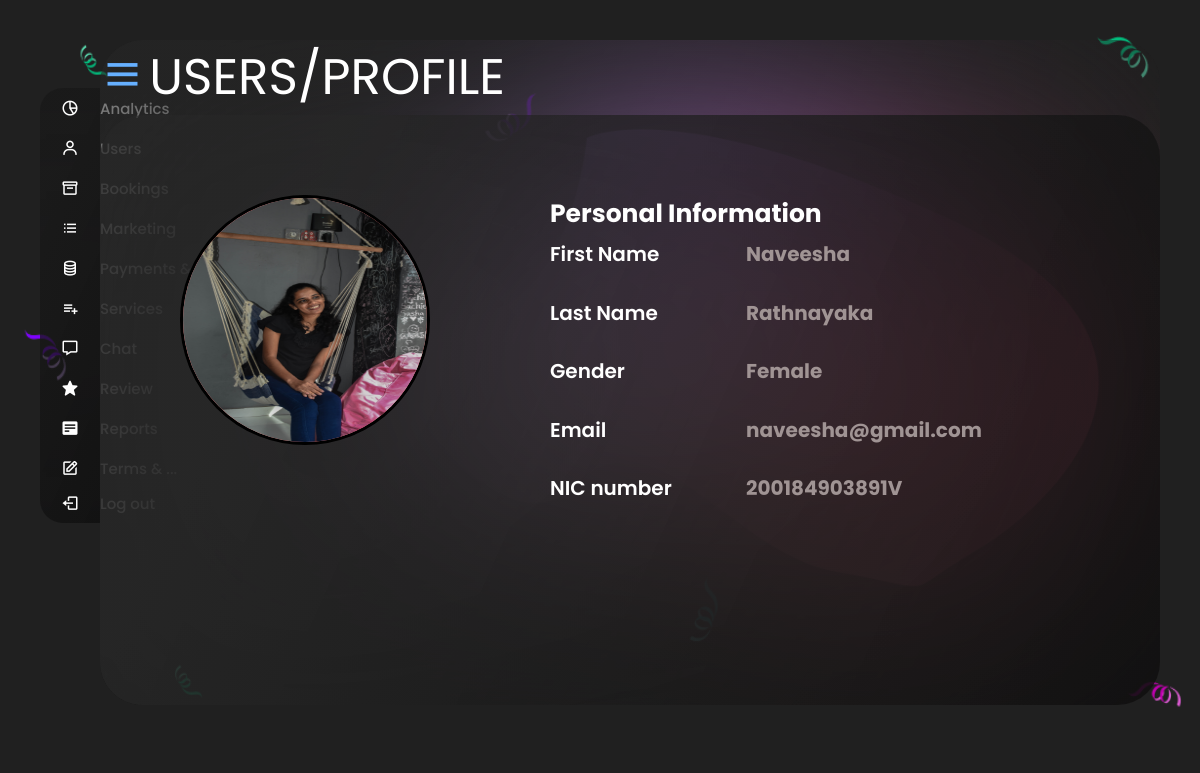
The app's page /adminUserProfile/index/16 (signed in) with its own data.
### tables this page shows
CREATE TABLE `user` (
  `user_id` int(10) NOT NULL,
  `email` varchar(256) NOT NULL,
  `password` varchar(256) NOT NULL,
  `user_type` varchar(20) NOT NULL,
  `f_name` varchar(255) NOT NULL,
  `l_name` varchar(255) NOT NULL,
  `address` varchar(255) NOT NULL,
  `nic` varchar(25) NOT NULL,
  `gender` varchar(25) NOT NULL,
  `profilePicture` varchar(255) NOT NULL
);

### app/controllers/adminUserProfile.php (called while the page is built, shortened)
<?php
class AdminUserProfile extends FrameworkPartyak{
    public function __construct(){
        $this->user = $this->model('adminUserModel');
    }
    public function index($id){
        $data['user'] = $this->user->getUserProfile($id);
        $this->view("admin/UserProfileView",$data);
    }
}

### core/classes/router.php (called while the page is built, shortened)
<?php
class Router
{
    public $method = "index";
    public $params = [];
    public function __construct()
    {
        $url = $this->url();
        if (!empty($url)) {
            if (file_exists("../app/controllers/" . $url[0] . ".php")) {
                unset($url[0]);
            } else {
                echo "$url[0].php not found";
            }
        }
        $this->controller = new $this->controller;
        if (isset($url[1]) && !empty($url[1])) {
            if (method_exists($this->controller, $url[1])) {
                $this->method = $url[1];
                unset($url[1]);
            } else {
                echo "Method " . $url[1] . " not found. ";
            }
        }
        if (isset($url)) {
            $this->params = $url;
        } else {
            $this->params = [];
        }
        call_user_func_array([$this->controller, $this->method], $this->params);
    }
    public function url()
    {
        if (isset($_GET['url'])) {
            $url = $_GET['url'];
            $url = rtrim($url);
            $url = filter_var($url, FILTER_SANITIZE_URL);
            $url = explode("/", $url);
            return $url;
        }
    }
}

### core/init.php (called while the page is built, shortened)
<?php
$router = new Router;

### public/index.php (called while the page is built, shortened)
<?php
include "../core/init.php";

### app/models/adminUserModel.php (called while the page is built, shortened)
<?php
class AdminUserModel extends database
{
    public function getUserProfile($id){
        $query = "SELECT * FROM user where user_id = '$id' LIMIT 1";
        $result = mysqli_query($GLOBALS['db'],$query);
        if(mysqli_num_rows($result) > 0){
            $user = mysqli_fetch_assoc($result);
            return $user;
        }
    }
}

### app/views/admin/userProfileView.php (the view, shortened to what this page needs)
<!DOCTYPE html>
<html lang="en" dir="ltr">
<head>
    <link href='https://unpkg.com/boxicons@2.0.7/css/boxicons.min.css' rel='stylesheet'>
    <link rel="stylesheet" href="https://cdnjs.cloudflare.com/ajax/libs/font-awesome/4.7.0/css/font-awesome.min.css">
</head>
<body>
    <div class="container">
    <?php
            $user = $data['user'];
        ?>
        <section class="home-section">
            <div class="sidebar-button">
                <i class='bx bx-menu sidebarBtn' id="iconMenu"></i>
                <span class="dashboard">USERS/PROFILE</span>
            </div>
            <div class="home-content">
                <div class="profile_pic">
                    <div class="image">
                    <img src="<?php echo BASEURL; ?>/public/img/userImages/<?php if ($user['profilePicture']) {
                    echo $user['profilePicture'];
                    }
                    else {
                        echo "pp_default.png";
                    } ?>" >
                    </div>
                </div>
                <div class="profile_details">
                    <?php
                        $user = $data['user'];
                        echo "
                        <div class=\"personal_info\">
                        <a>Personal Information</a>
                        <div class=\"row\">
                            <div class=\"col_name\">
                                <label for=\"fname\">First Name</label>
                            </div>
                            <div class=\"col_data\">
                                <p>$user[f_name]</p>
                            </div>
                        </div>
                        <div class=\"row\">
                            <div class=\"col_name\">
                                <label for=\"lname\">Last Name</label>
                            </div>
                            <div class=\"col_data\">
                                <p>$user[l_name]</p>
                            </div>
                        </div>
                        <div class=\"row\">
                    <div class=\"col_name\">
                        <label for=\"gender\">Gender</label>
                    </div>
                    <div class=\"col_data\">
                        <p>$user[gender]</p>
                    </div>
                    </div>
                    <div class=\"row\">
                            <div class=\"col_name\">
                                <label for=\"fname\">Email</label>
                            </div>
                            <div class=\"col_data\">
                                <p>$user[email]</p>
                            </div>
                        </div>
                        <div class=\"row\">
                    <div class=\"col_name\">
                        <label for=\"nic\">NIC number</label>
                    </div>
                    <div class=\"col_data\">
                        <p>$user[nic]</p>
                    </div>
                </div>
                ";
    ?>
    </div>
    </div>
    </section>
    </div>
</body>
</html>

### public/css/admin/userProfile.css (style rules this page uses)
* { margin: 0; padding: 0; box-sizing: border-box; font-family: 'Poppins', sans-serif; }
body { background-color: #202020; background-image: url("../../../public/img/home-confetti.png"); background-repeat: round; }
.container { background-image: url("../../../public/img/blob 2.png"); padding: 40px; background-repeat: round; }
#iconMenu { font-size: 45px; color: #66b0ff; }
.dashboard { font-size: 50px; color: #fff; }
.home-section { position: relative; height: 85%; width: calc(100% - 240px); left: 240px; transition: all 0.5s ease; border-radius: 43px; background: linear-gradient(114.1deg, rgba(40,40,40,0.36) 18.52%, rgba(15, 15, 15, 0.12) 98.52%); backdrop-filter: blur(120px); }
.home-section .home-content { border-radius: 43px; display: flex; position: relative; padding: 60px 30px 30px 30px; background: linear-gradient(114.1deg, rgba(40, 40, 40, 0.64) 18.52%, rgba(15, 15, 15, 0.8) 98.52%); backdrop-filter: blur(120px); }
.profile_pic { width: 40%; height: 500px; border-radius: 20px; }
.profile_pic .image img { width: 250px; height: 250px; margin: 20px 0 0 50px; border-radius: 50%; border: solid; background-color: lightcoral; vertical-align: middle; }
.profile_details { width: 60%; font-size: 20px; color:white; }
.profile_details .personal_info { width: 100%; height: 450px; padding: 20px; }
.row { height: calc(100% / 7); display: flex; }
.col_name { float: left; width: 35%; margin-top: 6px; font-weight: 600; }
.col_data { color: rgb(160, 148, 148); font-weight: bold; float: right; width: 65%; margin-top: 6px; }
.personal_info a , .bank_info a { font-family: 'Poppins', sans-serif; font-size: 25px; font-weight: bold; }
@media (max-width: 1240px) { .home-section { width: calc(100% - 60px); left: 60px; } }

### records on screen
user: profilePicture (picture), f_name "Naveesha", l_name "Rathnayaka", gender "Female", email "naveesha@gmail.com", nic "200184903891V"
